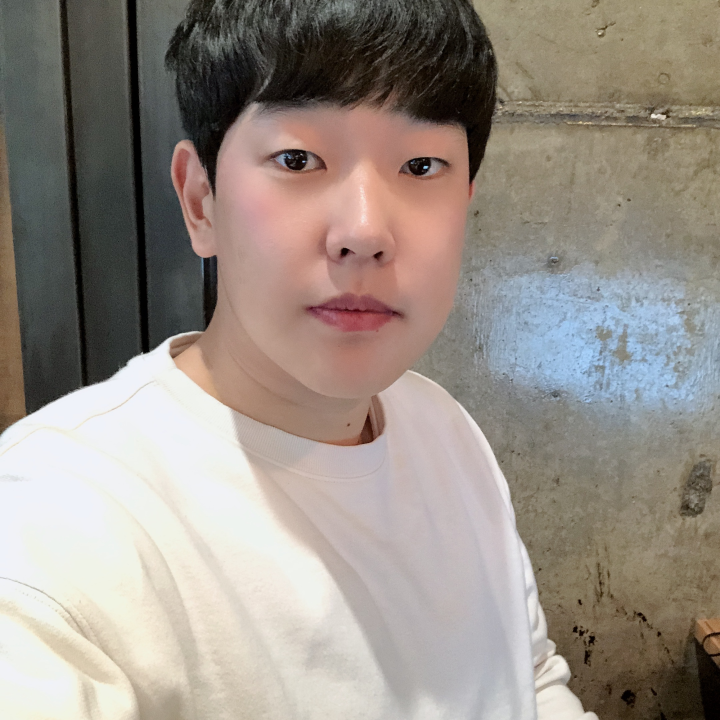
#> input picture HW/sutter/openCV/test_chun1.jpeg, 2160 x 2160 px (shown at 1/3 size)
$ jupyter execute image_similarity.ipynb
#> lines starting #> are read from the running program, lines starting #| are printed output that depends on the picture; long printed decimals are rounded
[cell 1]
import cv2
import numpy as np
from matplotlib import pyplot as plt

[cell 2]
height = 500
width = 800
img = cv2.imread("test_chun1.jpeg")
#> img is the input picture: shape (2160, 2160, 3); mean B, G, R 135.4, 143.7, 152.9
img = cv2.resize(img, dsize=(width,height), interpolation=cv2.INTER_LINEAR)
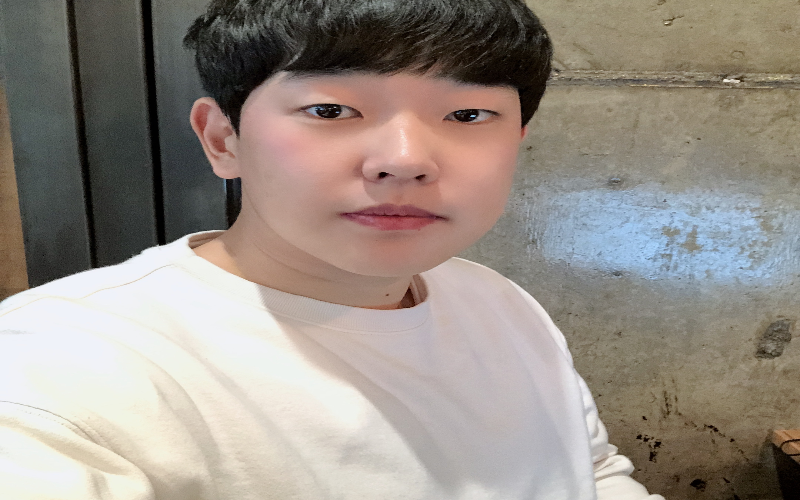
#> img: shape (500, 800, 3); mean B, G, R 135.3, 143.6, 152.8
img2 = cv2.imread("test_chun2.jpeg")
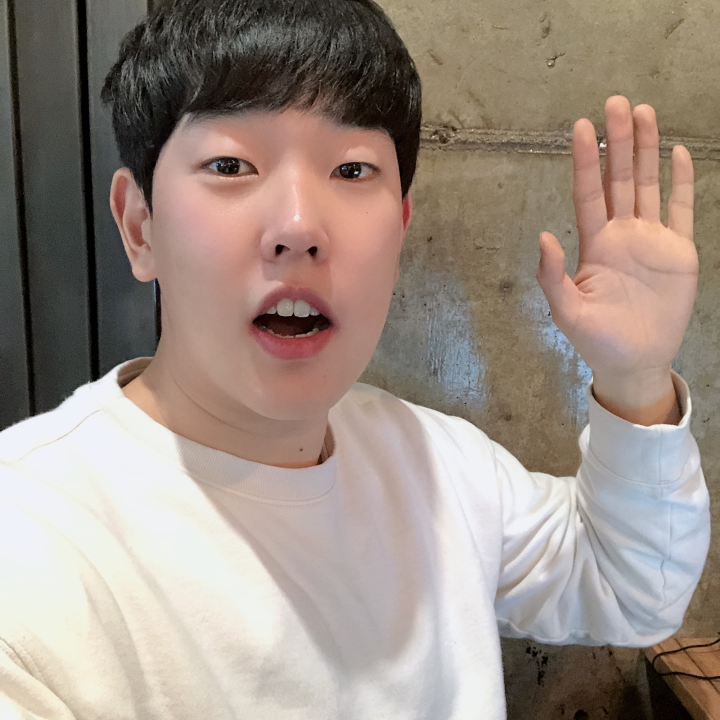
#> input picture HW/sutter/openCV/test_chun2.jpeg, 2160 x 2160 px (shown at 1/3 size)
#> img2 is the input picture: shape (2160, 2160, 3); mean B, G, R 133.7, 143.4, 157.4
img2 = cv2.resize(img2, dsize=(width,height), interpolation=cv2.INTER_LINEAR)
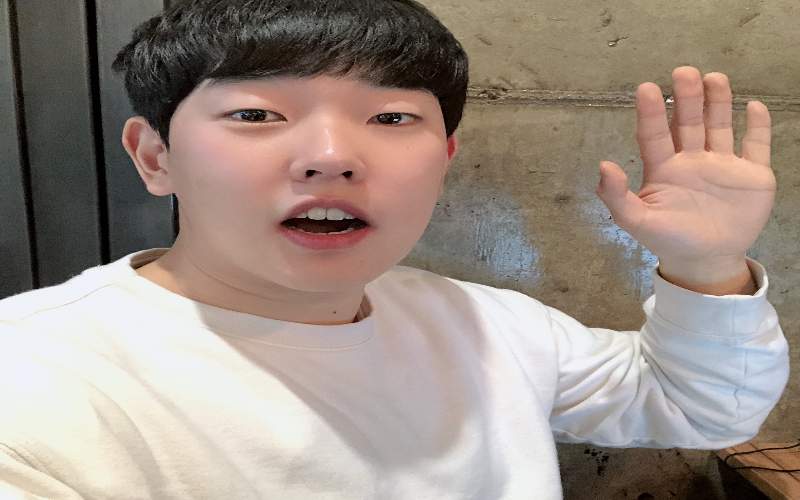
#> img2: shape (500, 800, 3); mean B, G, R 133.6, 143.3, 157.3

[cell 3]
cv2.imshow("img",img)
cv2.waitKey(5000)
cv2.destroyAllWindows()

[cell 4]
orb = cv2.ORB_create()
kp1, des1 = orb.detectAndCompute(img,None)
#> kp1 = 500 keypoints; strongest (x, y, size): (473, 118, 31), (472, 115, 31), (724, 80, 31), (738, 80, 31)
kp2, des2 = orb.detectAndCompute(img2,None)
#> kp2 = 500 keypoints; strongest (x, y, size): (396, 119, 31), (667, 100, 31), (394, 119, 31), (665, 100, 31)
bf = cv2.BFMatcher(cv2.NORM_HAMMING,crossCheck = True)
matches = bf.match(des1,des2)
#> matches = 162 matches
matches = sorted(matches,key=lambda x:x.distance)

bf = cv2.BFMatcher()
matches = bf.knnMatch(des1,des2,k=2)
#> matches = 500 matches
good_points = []
ratio = 0.7
ret = 0
min_dist = 999
for m, n in matches:
    if m.distance < ratio*n.distance:
        if m.distance < min_dist:
            min_dist = m.distance
        good_points.append(m)
        print(len(good_points))
        if m.distance <= 10:
            ret +=1
#> this loop made 500 passes
#> min_dist on passes 4, 34, 173, 321: 131.5, 122.9, 115, 91.24
#| 1
#| 2
#| 3
#| 4
#| 5
#| 6
#| 7
#| 8
#> (further printed lines are left out)
#> after the loop, good_points = 24 matches; min_dist = 91.24; ret = 0
if ret > 0:
    print("min_dist = " + str(min_dist) + " : same_image")
else:
    print("min_dist = " + str(min_dist) + " : different image")
#| min_dist = 91.236 : different image
result = cv2.drawMatches(img, kp1,img2,kp2,good_points,None,flags=2)
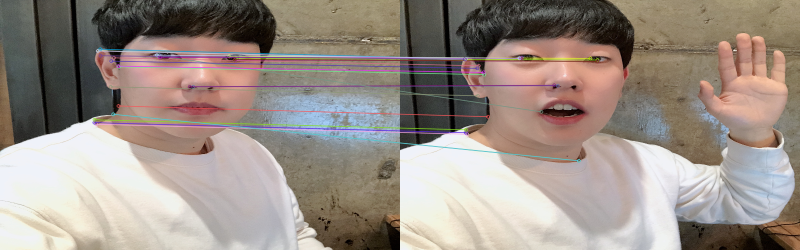
#> result: shape (500, 1600, 3) (shown at 1/2 size); mean B, G, R 135.4, 143.6, 155.2
plt.imshow(result)
plt.show()
cv2.imwrite('result.jpeg',result)
#> Out = True
